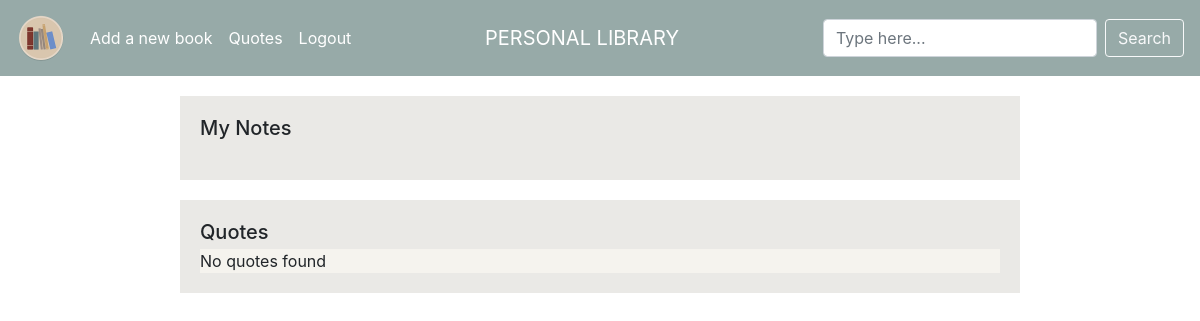
/book/24 (signed in), run on an earlier commit of the app's database.
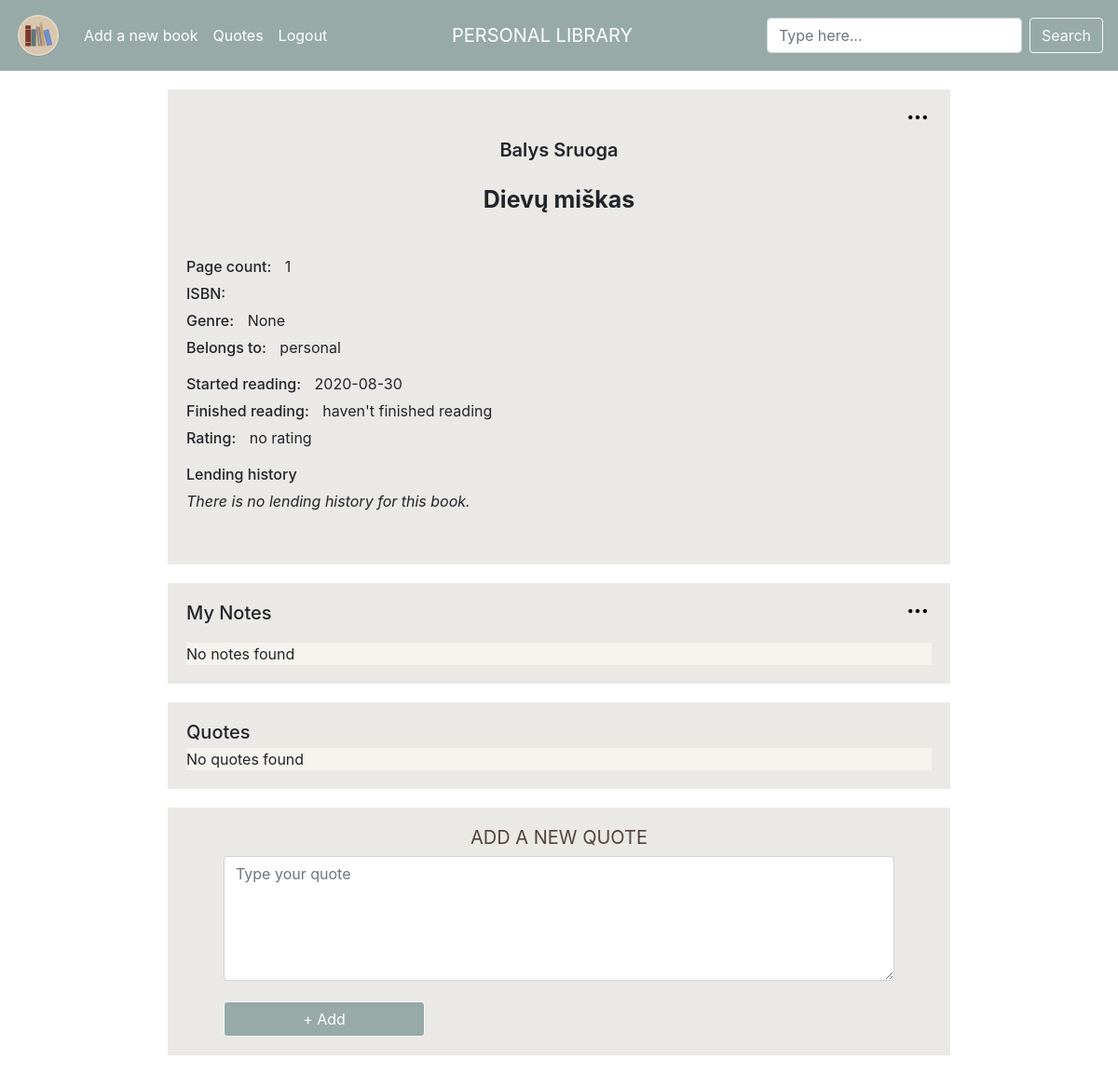
And on a later commit of the database.
### tables this page shows
CREATE TABLE "books" (user_id INTEGER NOT NULL, title TEXT NOT NULL, author TEXT NOT NULL, pages INTEGER NOT NULL, isbn TEXT NULL, genre TEXT NULL, rating INTEGER NULL, started DATE NULL, finished DATE NULL, owner TEXT NULL, notes TEXT NULL, lent BOOLEAN NULL, book_id INTEGER PRIMARY KEY AUTOINCREMENT NOT NULL);

### application.py (the view)
@app.route("/book/<book_id>", methods=["GET", "POST", "DELETE"])
@login_required
def book(book_id):
    if request.method == "GET":
        data = db.execute("""SELECT * FROM books
                            WHERE book_id = :book_id
                             AND user_id = :user_id """,
                          book_id=book_id,
                          user_id=session["user_id"])
        print('BOOK PROFILE | data: ' + str(data), flush=True)
        quotes_result = db.execute("""SELECT * FROM quotes
                            JOIN books ON books.book_id = quotes.book_id
                            WHERE books.book_id = :book_id
                            AND books.user_id = :user_id """,
                                   book_id=book_id,
                                   user_id=session["user_id"])
        print('BOOK PROFILE | quotes: ' + str(quotes_result), flush=True)
        lendings_result = db.execute("""SELECT * FROM lending
                            JOIN books ON books.book_id = lending.book_id
                            WHERE books.book_id = :book_id
                            AND books.user_id = :user_id """,
                                     book_id=book_id,
                                     user_id=session["user_id"])
        print('BOOK PROFILE | lendings: ' + str(lendings_result), flush=True)
        return render_template("book.html", data=data, quotes=quotes_result, lendings=lendings_result)
    elif request.method == "POST":
        return redirect("/book")
    elif request.method == "DELETE":
        db.execute(""" DELETE FROM books WHERE book_id = :book_id""",
                   book_id=book_id)
        return 0

### application.py (called while the page is built)
@app.after_request
def after_request(response):
    response.headers["Cache-Control"] = "no-cache, no-store, must-revalidate"
    response.headers["Expires"] = 0
    response.headers["Pragma"] = "no-cache"
    return response

### helpers.py (called while the page is built)
def login_required(f):
    @wraps(f)
    def decorated_function(*args, **kwargs):
        if session.get("user_id") is None:
            return redirect("/login")
        return f(*args, **kwargs)
    return decorated_function

### templates/book.html (shortened to what the changed rows need)
{% extends "layout.html" %}
{% block main %}
    {% for book in data %}
        <div class="profile_container_top">
            <div class="item-a book_profile_author">{{ book.author }}</div>
            <div class="item-b book_profile_book_title">{{ book.title }}</div>
            <div class="item-d">
                <p class="book_profile_titles">Page count:</p>
                <div class="book_profile_text">{{ book.pages }}</div>
                <br>
                <p class="book_profile_titles">ISBN:</p>
                <br>
                <p class="book_profile_titles">Genre:</p>
                <div class="book_profile_text">{{ book.genre }}</div>
                <br>
                {% if book.owner %}
                    <p class="book_profile_titles">Belongs to:</p>
                    <div class="book_profile_text">{{ book.owner }}</div>
                {% endif %}
            </div>
            <div class="item-e">
                <p class="book_profile_titles">Started reading:</p>
                {% if book.started %}
                    <div class="book_profile_text">{{ book.started }}</div>
                    <br>
                    <p class="book_profile_titles">Finished reading:</p>
                    {% if book.finished %}
                        <div class="book_profile_text">{{ book.finished }}</div>
                    {% else %}
                        <div class="book_profile_text">haven't finished reading</div>
                    {% endif %}
                {% else %}
                    <div class="book_profile_text">haven't started reading</div>
                {% endif %}
                <br>
                <p class="book_profile_titles">Rating:</p>
                {% if book.rating %}
                    <div class="book_profile_text">{{ book.rating }}</div>
                {% else %}
                    <div class="book_profile_text">no rating</div>
                {% endif %}
            </div>
            <div class="item-f">
                <p class="book_profile_titles">Lending history</p>
                {% if not lendings %}
                    <p><i>There is no lending history for this book.</i></p>
                {% endif %}
            </div>
            <div class="item-g">
                <div class="book_options">
                    <img class="book_options_image"
                         onclick="showOptionsFor('opt{{ book.book_id }}')"
                         src="../static/options.svg"
                         alt="options"/>
                </div>
            </div>
        </div>
    {% endfor %}
    <div class="profile_container_notes">
        <div class="item-h"><h5 class="book_profile_titles">My Notes</h5></div>
        {% for book in data %}
            <div class="item-j">
                <div class="note_options">
                    <img class="note_options_image"
                         onclick="showOptionsFor('noteOpt{{ book.book_id }}')"
                         src="../static/options.svg"
                         alt="options"/>
                </div>
            </div>
            {% if book.notes %}
                <div class="item-k quote_sand_bg_profile">
                    <p class="note_text">{{ book.notes }}</p>
                </div>
            {% else %}
                <div class="item-k">No notes found</div>
            {% endif %}
        {% endfor %}
    </div>
    {% for book in data %}
        <div class=" container_new_quote">
            <h2 id="add_quote">ADD A NEW QUOTE</h2>
            <form id="new_quote" action="/book/{{ book.book_id }}/new-quote" method="post" autocomplete="off">
                <div class="form-group" id="quote_quote">
                    <textarea autocomplete="off" class="form-control" name="quote" contenteditable="true"
                              placeholder="Type your quote" cols="30" rows="5" required="required"></textarea>
                </div>
                <br>
                <button class="btn btn-light" type="submit" id="quote_btn">+ Add</button>
            </form>
        </div>
    {% endfor %}
{% endblock %}

What changed in the data, as far as the page shows it:
added books: author "Balys Sruoga", title "Dievų miškas", pages "1", genre "None", owner "personal", started "2020-08-30", rating "no rating", notes "No notes found"
